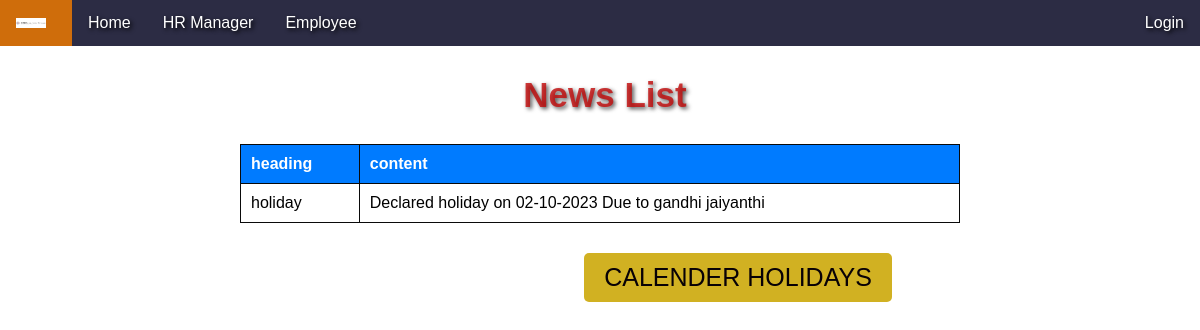
Screenshot of /news_list/ with the database file from the repository.
### hr_app/models.py (models this page shows, shortened)
class NewsArticle(models.Model):
    heading = models.CharField(max_length=200)
    content = models.TextField()

### hr_app/views.py (the view)
# urls.py: path('news_list/', views.news_list, name='News_list'),
def news_list(request):
    news = models.NewsArticle.objects.all()
    return render(request, 'hr_app/news_list.html', {'news': news})

### templates/hr_app/news_list.html (shortened to what this page needs)
<!DOCTYPE html>
{% include 'hr_app/nav.html' %}
{%load static%}
<html lang="en">
<head>
    <link rel="stylesheet" href="{% static 'css/style1.css'%}">
</head>
<body>
    <center><h2 class="h3" style="font-size: 35px">News List</h2></center>
    <table>
        <thead>
            <tr>
                <th>heading</th>
                <th>content</th>
            </tr>
        </thead>
        <tbody>
            {% for new in news %}
                <tr>
                    <td>{{ new.heading }}</td>
                    <td>{{ new.content  }}</td>
                </tr>
            {% empty %}
                <tr>
                    <td colspan="2">No news found.</td>
                </tr>
            {% endfor %}
        </tbody>
    </table>
    <div class=" div">
        <div class="button-container">
            <a href="/holiday_list"><button class="button">CALENDER HOLIDAYS </button></a>
        </div>
        </div>
</body>
</html>

### static/css/style1.css (style rules this page uses)
body { margin: 0; padding: 0; font-family: Arial, sans-serif; }
.h3 { font-size: 30px; color: #c10b0bce; padding-left: 10px; font-weight: bold; text-shadow: 2px 2px 4px rgba(0, 0, 0, 0.666); }

### templates/hr_app/nav.html (style rules this page uses)
body { margin: 0; padding: 0; font-family: Arial, sans-serif; }

### templates/hr_app/news_list.html (style rules this page uses)
table { border-collapse: collapse; width: 60%; margin: 20px auto; }
table, th, td { border: 1px solid #0a0a0a; }
th { background-color: #007bff; color: #fff; text-align: left; padding: 10px; }
td { padding: 10px; }
.div { height: 20vh; margin: 0; }
.button-container { text-align: center;padding-left: 23%; }
.button { display: inline-block; padding: 10px 20px; background-color: #d1b122; color: #080106; border: none; border-radius: 5px; margin: 10px; cursor: pointer; text-decoration: none; font-size: 25px; }

### rows the page displays
NewsArticle: heading "holiday", content "Declared holiday on 02-10-2023 Due to gandhi jaiyanthi"
